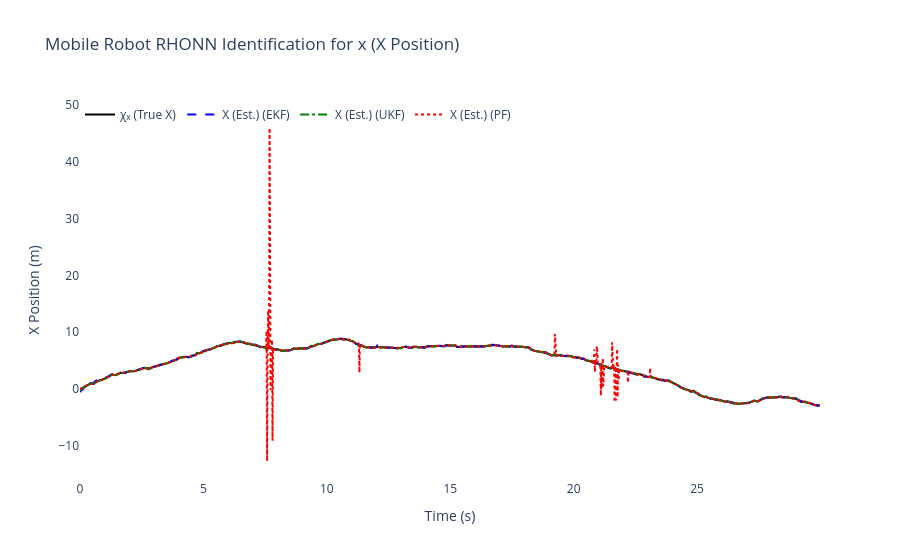
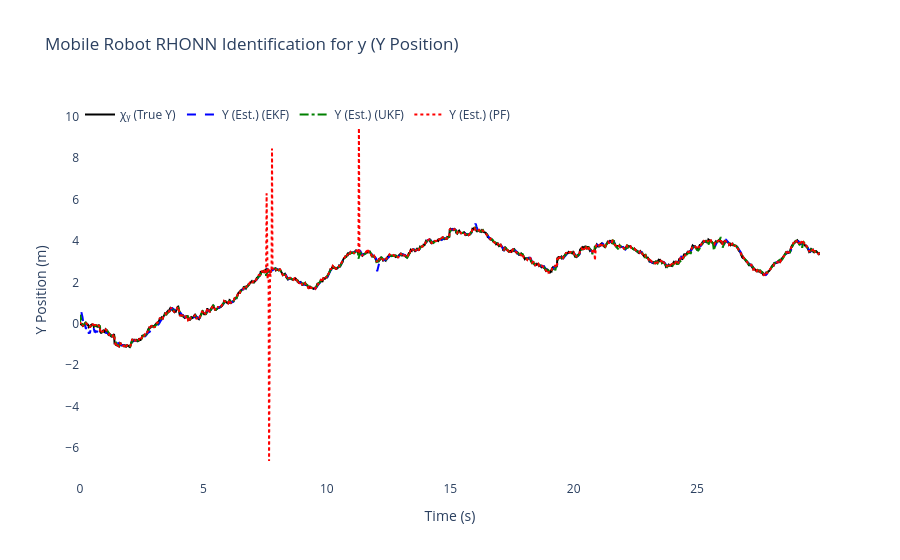
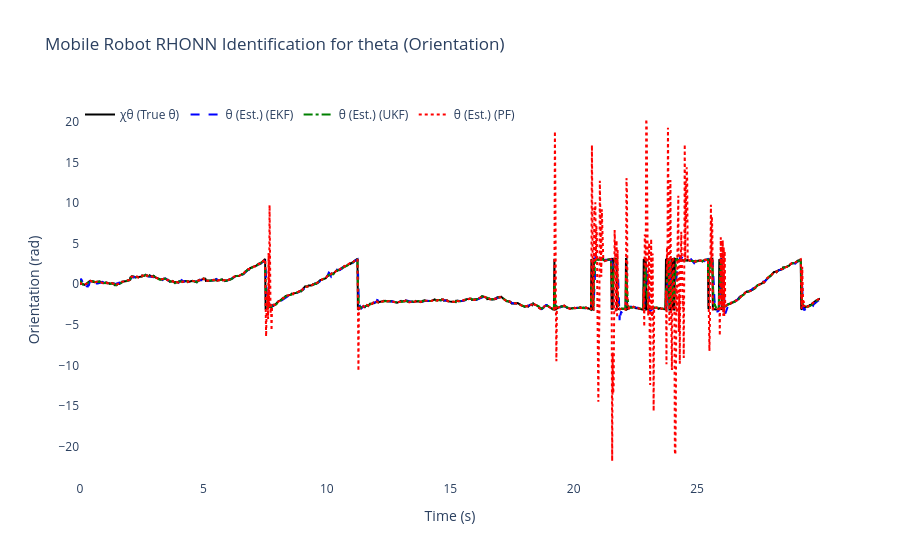
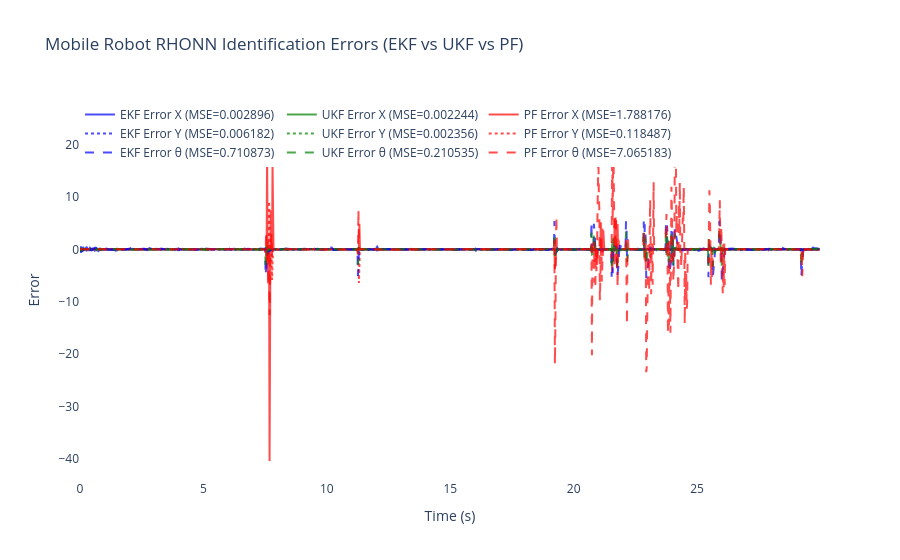

The notebook cell saved with these charts, in order:
### Code cell
# ============================================================
    # 6) Results & plots for Differential Drive Mobile Robot
# ============================================================
mse_x_ekf = np.mean((x_true[:, 0] - x_hat_ekf[:, 0])**2)     # x position
mse_y_ekf = np.mean((x_true[:, 1] - x_hat_ekf[:, 1])**2)     # y position  
mse_theta_ekf = np.mean((x_true[:, 2] - x_hat_ekf[:, 2])**2) # orientation

mse_x_ukf = np.mean((x_true[:, 0] - x_hat_ukf[:, 0])**2)     # x position
mse_y_ukf = np.mean((x_true[:, 1] - x_hat_ukf[:, 1])**2)     # y position
mse_theta_ukf = np.mean((x_true[:, 2] - x_hat_ukf[:, 2])**2) # orientation

mse_x_pf = np.mean((x_true[:, 0] - x_hat_pf[:, 0])**2)       # x position
mse_y_pf = np.mean((x_true[:, 1] - x_hat_pf[:, 1])**2)       # y position  
mse_theta_pf = np.mean((x_true[:, 2] - x_hat_pf[:, 2])**2)   # orientation

print(f"\nFinal EKF-RHONN Weights:")
for i in range(3):
    state_names = ['x', 'y', 'theta']
    print(f"  Neuron {i+1} ({state_names[i]}): {ekf_trainer.weights[i]}")

print(f"\nFinal UKF-RHONN Weights:")
for i in range(3):
    state_names = ['x', 'y', 'theta']
    print(f"  Neuron {i+1} ({state_names[i]}): {ukf_trainer.weights[i]}")

print(f"\nFinal PF-RHONN Weight Estimates:")
pf_estimates = pf_trainer.get_estimate()
for i in range(3):
    state_names = ['x', 'y', 'theta']
    print(f"  Neuron {i+1} ({state_names[i]}): {pf_estimates[i]}")

print("\n--- Performance Comparison (MSE) for Differential Drive Mobile Robot ---")
print(f"EKF MSE x position:     {mse_x_ekf:.6f}")
print(f"EKF MSE y position:     {mse_y_ekf:.6f}")
print(f"EKF MSE theta (orient): {mse_theta_ekf:.6f}")
print(f"UKF MSE x position:     {mse_x_ukf:.6f}")
print(f"UKF MSE y position:     {mse_y_ukf:.6f}")
print(f"UKF MSE theta (orient): {mse_theta_ukf:.6f}")
print(f"PF  MSE x position:     {mse_x_pf:.6f}")
print(f"PF  MSE y position:     {mse_y_pf:.6f}")
print(f"PF  MSE theta (orient): {mse_theta_pf:.6f}")

states_info = [
    {'idx': 0, 'var': 'x', 'desc': 'X Position', 'y_label': 'X Position (m)',
     'chi': 'χₓ (True X)', 'x': 'X (Est.)'},
    {'idx': 1, 'var': 'y', 'desc': 'Y Position', 'y_label': 'Y Position (m)',
     'chi': 'χᵧ (True Y)', 'x': 'Y (Est.)'},
    {'idx': 2, 'var': 'theta', 'desc': 'Orientation', 'y_label': 'Orientation (rad)',
     'chi': 'χθ (True θ)', 'x': 'θ (Est.)'}
]

for state_info in states_info:
    i = state_info['idx']
    trace_plant = go.Scatter(x=t_history, y=x_true[:, i], mode='lines',
                            name=state_info['chi'], line=dict(color='black', width=2))
    trace_ekf = go.Scatter(x=t_history, y=x_hat_ekf[:, i], mode='lines',
                        name=f"{state_info['x']} (EKF)", line=dict(dash='dash', color='blue'))
    trace_ukf = go.Scatter(x=t_history, y=x_hat_ukf[:, i], mode='lines',
                        name=f"{state_info['x']} (UKF)", line=dict(dash='dashdot', color='green'))
    trace_pf = go.Scatter(x=t_history, y=x_hat_pf[:, i], mode='lines',
                        name=f"{state_info['x']} (PF)", line=dict(dash='dot', color='red'))

    fig = go.Figure([trace_plant, trace_ekf, trace_ukf, trace_pf])
    fig.update_layout(
        title=f'Mobile Robot RHONN Identification for {state_info["var"]} ({state_info["desc"]})',
        xaxis_title='Time (s)',
        yaxis_title=state_info['y_label'],
        legend=dict(x=0, y=1, orientation='h'),
        font=dict(size=12),
        plot_bgcolor='white',
        paper_bgcolor='white'
    )
    fig.show()

# Errors for all three states
error_x_ekf = x_true[:, 0] - x_hat_ekf[:, 0]
error_y_ekf = x_true[:, 1] - x_hat_ekf[:, 1]
error_theta_ekf = x_true[:, 2] - x_hat_ekf[:, 2]

error_x_ukf = x_true[:, 0] - x_hat_ukf[:, 0]
error_y_ukf = x_true[:, 1] - x_hat_ukf[:, 1]
error_theta_ukf = x_true[:, 2] - x_hat_ukf[:, 2]

error_x_pf = x_true[:, 0] - x_hat_pf[:, 0]
error_y_pf = x_true[:, 1] - x_hat_pf[:, 1]
error_theta_pf = x_true[:, 2] - x_hat_pf[:, 2]

fig2 = go.Figure()
fig2.add_trace(go.Scatter(x=t_history, y=error_x_ekf, mode='lines',
                        name=f'EKF Error X (MSE={mse_x_ekf:.6f})', opacity=0.7, line=dict(color='blue')))
fig2.add_trace(go.Scatter(x=t_history, y=error_x_ukf, mode='lines',
                        name=f'UKF Error X (MSE={mse_x_ukf:.6f})', opacity=0.7, line=dict(color='green')))
fig2.add_trace(go.Scatter(x=t_history, y=error_x_pf, mode='lines',
                        name=f'PF Error X (MSE={mse_x_pf:.6f})', opacity=0.7, line=dict(color='red')))
fig2.add_trace(go.Scatter(x=t_history, y=error_y_ekf, mode='lines',
                        name=f'EKF Error Y (MSE={mse_y_ekf:.6f})', opacity=0.7, line=dict(color='blue', dash='dot')))
fig2.add_trace(go.Scatter(x=t_history, y=error_y_ukf, mode='lines',
                        name=f'UKF Error Y (MSE={mse_y_ukf:.6f})', opacity=0.7, line=dict(color='green', dash='dot')))
fig2.add_trace(go.Scatter(x=t_history, y=error_y_pf, mode='lines',
                        name=f'PF Error Y (MSE={mse_y_pf:.6f})', opacity=0.7, line=dict(color='red', dash='dot')))
fig2.add_trace(go.Scatter(x=t_history, y=error_theta_ekf, mode='lines',
                        name=f'EKF Error θ (MSE={mse_theta_ekf:.6f})', opacity=0.7, line=dict(color='blue', dash='dash')))
fig2.add_trace(go.Scatter(x=t_history, y=error_theta_ukf, mode='lines',
                        name=f'UKF Error θ (MSE={mse_theta_ukf:.6f})', opacity=0.7, line=dict(color='green', dash='dash')))
fig2.add_trace(go.Scatter(x=t_history, y=error_theta_pf, mode='lines',
                        name=f'PF Error θ (MSE={mse_theta_pf:.6f})', opacity=0.7, line=dict(color='red', dash='dash')))
fig2.update_layout(
    title='Mobile Robot RHONN Identification Errors (EKF vs UKF vs PF)',
    xaxis_title='Time (s)',
    yaxis_title='Error',
    legend=dict(x=0, y=1, orientation='h'),
    font=dict(size=12),
    plot_bgcolor='white',
    paper_bgcolor='white'
)
fig2.show()

# 2D Trajectory plot (X-Y plane for mobile robot)
fig_trajectory = go.Figure()
fig_trajectory.add_trace(go.Scatter(x=x_true[:, 0], y=x_true[:, 1], mode='lines',
                              name='True Robot Trajectory',
                              line=dict(color='black', width=3)))
fig_trajectory.add_trace(go.Scatter(x=x_hat_ekf[:, 0], y=x_hat_ekf[:, 1], mode='lines',
                              name='EKF Estimation',
                              line=dict(color='blue', width=2, dash='dash')))
fig_trajectory.add_trace(go.Scatter(x=x_hat_ukf[:, 0], y=x_hat_ukf[:, 1], mode='lines',
                              name='UKF Estimation',
                              line=dict(color='green', width=2, dash='dashdot')))
fig_trajectory.add_trace(go.Scatter(x=x_hat_pf[:, 0], y=x_hat_pf[:, 1], mode='lines',
                              name='PF Estimation',
                              line=dict(color='red', width=2, dash='dot')))
# Add start and end markers
fig_trajectory.add_trace(go.Scatter(x=[x_true[0, 0]], y=[x_true[0, 1]], mode='markers',
                              name='Start', marker=dict(color='green', size=10, symbol='star')))
fig_trajectory.add_trace(go.Scatter(x=[x_true[-1, 0]], y=[x_true[-1, 1]], mode='markers',
                              name='End', marker=dict(color='red', size=10, symbol='square')))
fig_trajectory.update_layout(
    title='Mobile Robot Trajectory - 2D Path Comparison (EKF vs UKF vs PF)',
    xaxis_title='X Position (m)',
    yaxis_title='Y Position (m)',
    font=dict(size=12),
    plot_bgcolor='white',
    paper_bgcolor='white',
    showlegend=True
)
fig_trajectory.show()

### Figure 1 — Plotly figure (JSON) as saved in the notebook; plotly's stock layout.template omitted (floating-point values rounded to 4 significant figures; data arrays with more than 128 entries replaced by an {"elided": "..."} marker saying what was removed)
{"data": [{"line": {"color": "black", "width": 2}, "mode": "lines", "name": "χₓ (True X)", "type": "scatter", "x": {"elided": "1500 float values"}, "y": {"elided": "1500 float values"}}, {"line": {"color": "blue", "dash": "dash"}, "mode": "lines", "name": "X (Est.) (EKF)", "type": "scatter", "x": {"elided": "1500 float values"}, "y": {"elided": "1500 float values"}}, {"line": {"color": "green", "dash": "dashdot"}, "mode": "lines", "name": "X (Est.) (UKF)", "type": "scatter", "x": {"elided": "1500 float values"}, "y": {"elided": "1500 float values"}}, {"line": {"color": "red", "dash": "dot"}, "mode": "lines", "name": "X (Est.) (PF)", "type": "scatter", "x": {"elided": "1500 float values"}, "y": {"elided": "1500 float values"}}], "layout": {"font": {"size": 12}, "legend": {"orientation": "h", "x": 0, "y": 1}, "paper_bgcolor": "white", "plot_bgcolor": "white", "title": {"text": "Mobile Robot RHONN Identification for x (X Position)"}, "xaxis": {"title": {"text": "Time (s)"}}, "yaxis": {"title": {"text": "X Position (m)"}}}}

### Figure 2 — Plotly figure (JSON) as saved in the notebook; plotly's stock layout.template omitted (floating-point values rounded to 4 significant figures; data arrays with more than 128 entries replaced by an {"elided": "..."} marker saying what was removed)
{"data": [{"line": {"color": "black", "width": 2}, "mode": "lines", "name": "χᵧ (True Y)", "type": "scatter", "x": {"elided": "1500 float values"}, "y": {"elided": "1500 float values"}}, {"line": {"color": "blue", "dash": "dash"}, "mode": "lines", "name": "Y (Est.) (EKF)", "type": "scatter", "x": {"elided": "1500 float values"}, "y": {"elided": "1500 float values"}}, {"line": {"color": "green", "dash": "dashdot"}, "mode": "lines", "name": "Y (Est.) (UKF)", "type": "scatter", "x": {"elided": "1500 float values"}, "y": {"elided": "1500 float values"}}, {"line": {"color": "red", "dash": "dot"}, "mode": "lines", "name": "Y (Est.) (PF)", "type": "scatter", "x": {"elided": "1500 float values"}, "y": {"elided": "1500 float values"}}], "layout": {"font": {"size": 12}, "legend": {"orientation": "h", "x": 0, "y": 1}, "paper_bgcolor": "white", "plot_bgcolor": "white", "title": {"text": "Mobile Robot RHONN Identification for y (Y Position)"}, "xaxis": {"title": {"text": "Time (s)"}}, "yaxis": {"title": {"text": "Y Position (m)"}}}}

### Figure 3 — Plotly figure (JSON) as saved in the notebook; plotly's stock layout.template omitted (floating-point values rounded to 4 significant figures; data arrays with more than 128 entries replaced by an {"elided": "..."} marker saying what was removed)
{"data": [{"line": {"color": "black", "width": 2}, "mode": "lines", "name": "χθ (True θ)", "type": "scatter", "x": {"elided": "1500 float values"}, "y": {"elided": "1500 float values"}}, {"line": {"color": "blue", "dash": "dash"}, "mode": "lines", "name": "θ (Est.) (EKF)", "type": "scatter", "x": {"elided": "1500 float values"}, "y": {"elided": "1500 float values"}}, {"line": {"color": "green", "dash": "dashdot"}, "mode": "lines", "name": "θ (Est.) (UKF)", "type": "scatter", "x": {"elided": "1500 float values"}, "y": {"elided": "1500 float values"}}, {"line": {"color": "red", "dash": "dot"}, "mode": "lines", "name": "θ (Est.) (PF)", "type": "scatter", "x": {"elided": "1500 float values"}, "y": {"elided": "1500 float values"}}], "layout": {"font": {"size": 12}, "legend": {"orientation": "h", "x": 0, "y": 1}, "paper_bgcolor": "white", "plot_bgcolor": "white", "title": {"text": "Mobile Robot RHONN Identification for theta (Orientation)"}, "xaxis": {"title": {"text": "Time (s)"}}, "yaxis": {"title": {"text": "Orientation (rad)"}}}}

### Figure 4 — Plotly figure (JSON) as saved in the notebook; plotly's stock layout.template omitted (floating-point values rounded to 4 significant figures; data arrays with more than 128 entries replaced by an {"elided": "..."} marker saying what was removed)
{"data": [{"line": {"color": "blue"}, "mode": "lines", "name": "EKF Error X (MSE=0.002896)", "opacity": 0.7, "type": "scatter", "x": {"elided": "1500 float values"}, "y": {"elided": "1500 float values"}}, {"line": {"color": "green"}, "mode": "lines", "name": "UKF Error X (MSE=0.002244)", "opacity": 0.7, "type": "scatter", "x": {"elided": "1500 float values"}, "y": {"elided": "1500 float values"}}, {"line": {"color": "red"}, "mode": "lines", "name": "PF Error X (MSE=1.788176)", "opacity": 0.7, "type": "scatter", "x": {"elided": "1500 float values"}, "y": {"elided": "1500 float values"}}, {"line": {"color": "blue", "dash": "dot"}, "mode": "lines", "name": "EKF Error Y (MSE=0.006182)", "opacity": 0.7, "type": "scatter", "x": {"elided": "1500 float values"}, "y": {"elided": "1500 float values"}}, {"line": {"color": "green", "dash": "dot"}, "mode": "lines", "name": "UKF Error Y (MSE=0.002356)", "opacity": 0.7, "type": "scatter", "x": {"elided": "1500 float values"}, "y": {"elided": "1500 float values"}}, {"line": {"color": "red", "dash": "dot"}, "mode": "lines", "name": "PF Error Y (MSE=0.118487)", "opacity": 0.7, "type": "scatter", "x": {"elided": "1500 float values"}, "y": {"elided": "1500 float values"}}, {"line": {"color": "blue", "dash": "dash"}, "mode": "lines", "name": "EKF Error θ (MSE=0.710873)", "opacity": 0.7, "type": "scatter", "x": {"elided": "1500 float values"}, "y": {"elided": "1500 float values"}}, {"line": {"color": "green", "dash": "dash"}, "mode": "lines", "name": "UKF Error θ (MSE=0.210535)", "opacity": 0.7, "type": "scatter", "x": {"elided": "1500 float values"}, "y": {"elided": "1500 float values"}}, {"line": {"color": "red", "dash": "dash"}, "mode": "lines", "name": "PF Error θ (MSE=7.065183)", "opacity": 0.7, "type": "scatter", "x": {"elided": "1500 float values"}, "y": {"elided": "1500 float values"}}], "layout": {"font": {"size": 12}, "legend": {"orientation": "h", "x": 0, "y": 1}, "paper_bgcolor": "white", "plot_bgcolor": "white", "title": {"text": "Mobile Robot RHONN Identification Errors (EKF vs UKF vs PF)"}, "xaxis": {"title": {"text": "Time (s)"}}, "yaxis": {"title": {"text": "Error"}}}}
